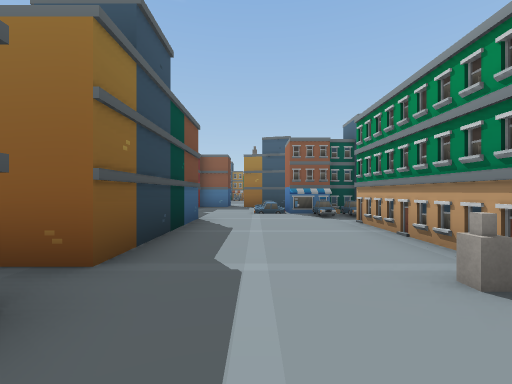
[1] (above)

24 first-person views from a walk through a Unity game level. The camera is 1.3 m above the floor, looks level and sees 90° across. The floor is counted in squares, 2.02 m on a side. Each view is taken from the middle of a square. On the plan, view 1 faces up. The plan holds only what a view shows up to about 9 squares ahead; the rest is blank. The place goes on beyond the plan. The player is left out.

[2]
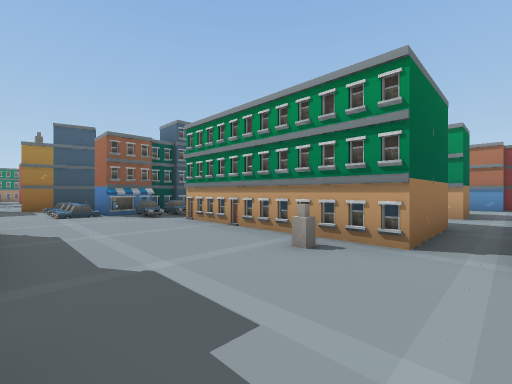

[3]
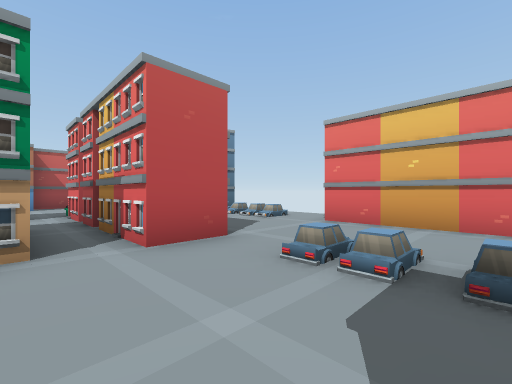

[4]
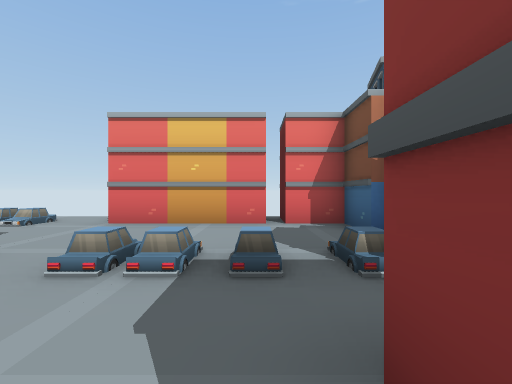

[5]
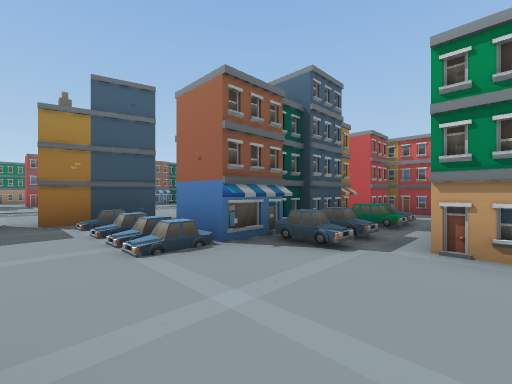

[6]
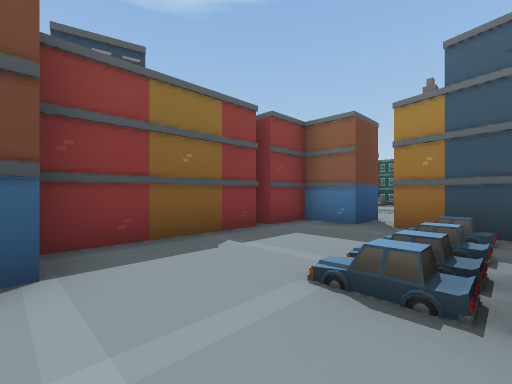

[7]
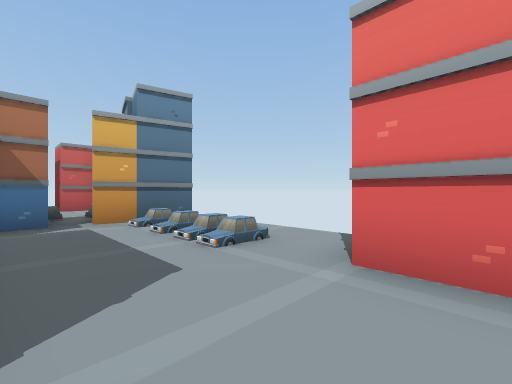

[8]
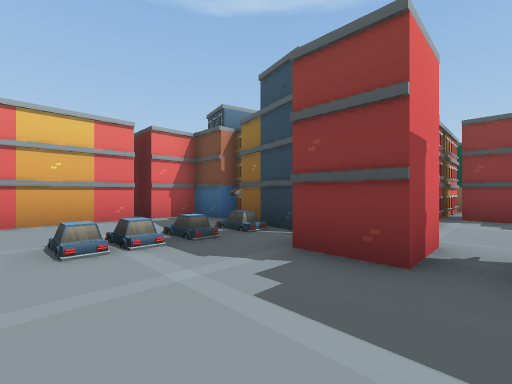

[9]
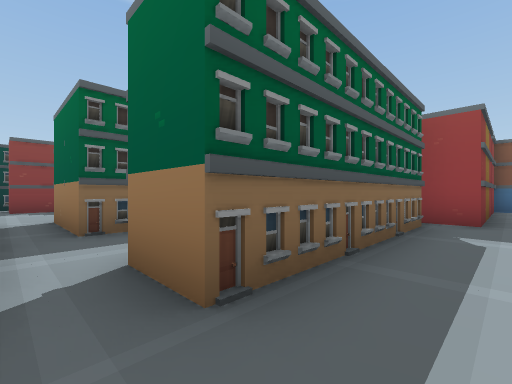

[10]
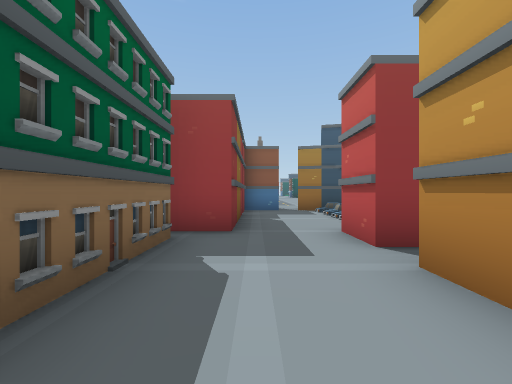

[11]
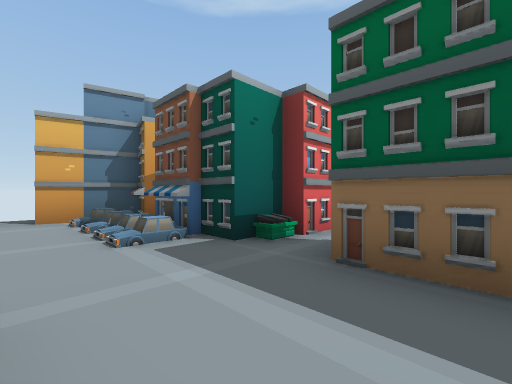

[12]
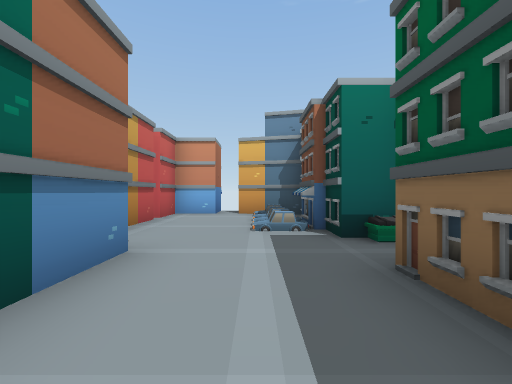

[13]
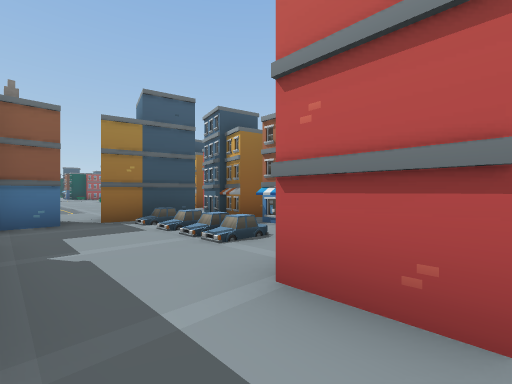

[14]
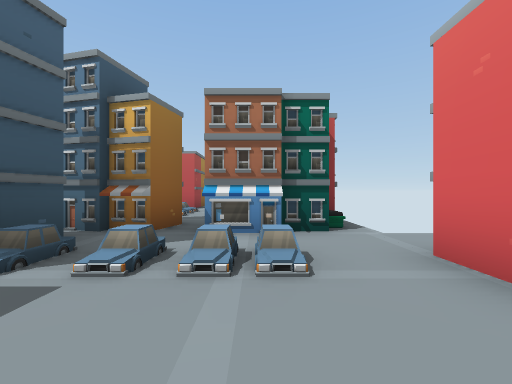

[15]
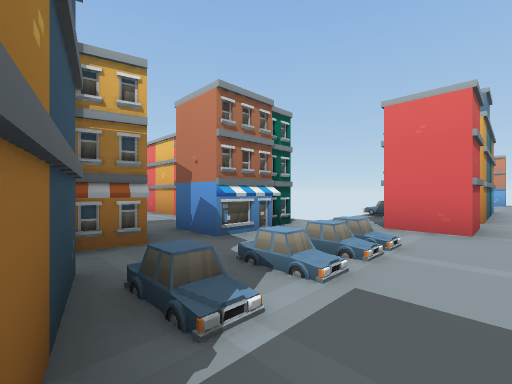

[16]
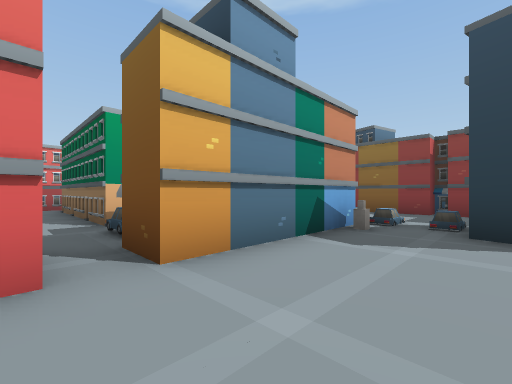

[17]
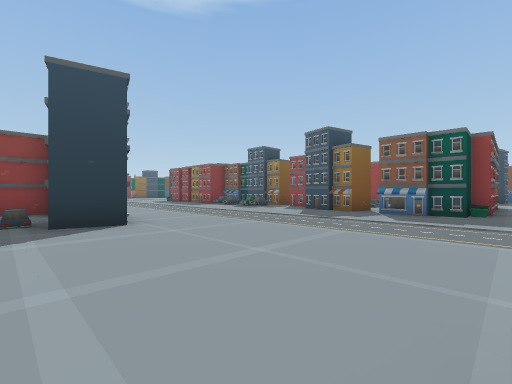

[18]
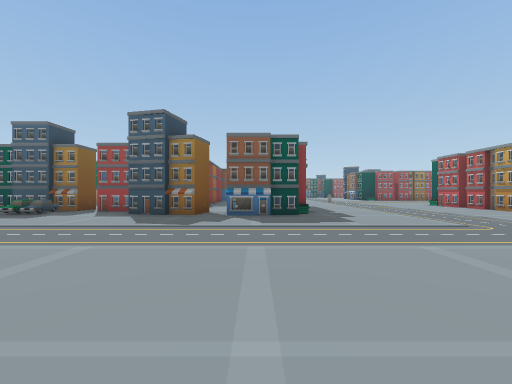

[19]
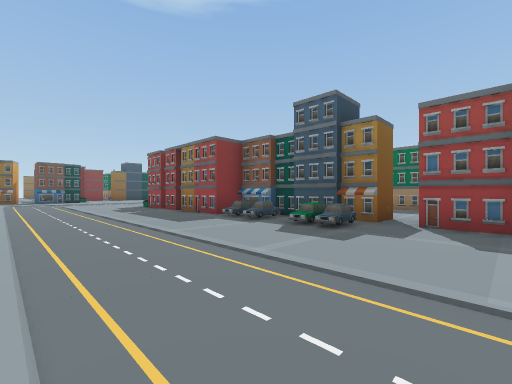

[20]
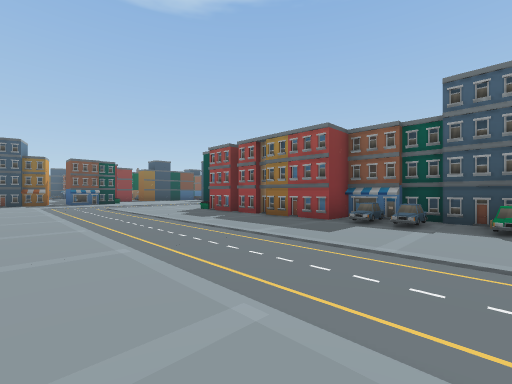

[21]
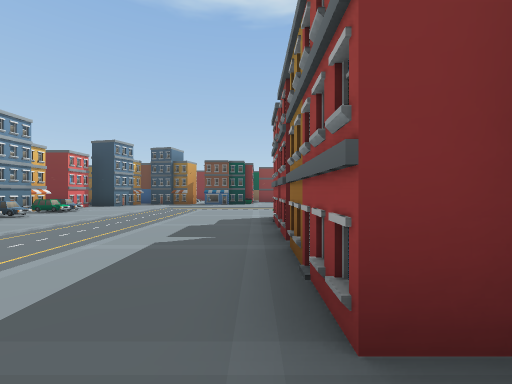

[22]
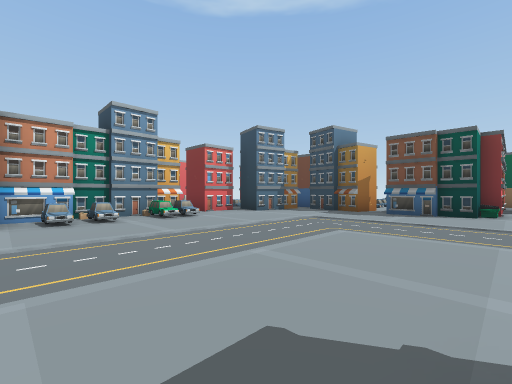

[23]
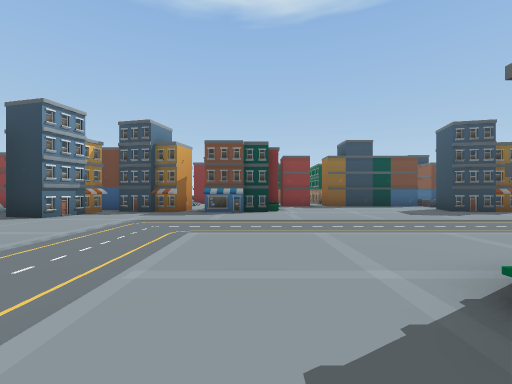

[24]
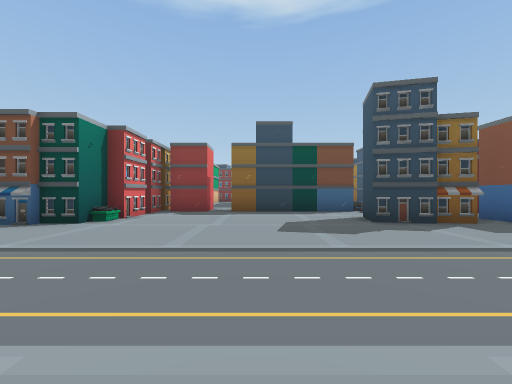

### Floor plan
Key: @ floor where view 1 was taken; # wall or solid block; x gap in a wall; . floor; B building; T bottle; U dumpster; O other object.
Columns run from 21 left of view 1 to 18 right of it. Each row starts with its distance up from view 1.
 24 #..#...             B
 23 #.......            .
 22 #........           .      #.
 21 #.........          .      #.
 20 ..........      ########   #.......#
 19 #..........O#####OOOO..##. U.......
 18  ..U......................#.......
 17 ####.............................
 16    ##............................
 15    ..............................
 14    #.......................... ..
 13    #.........................  ..
 12    ###...O.O.      #. #......  .
 11      #..O.O##     ##.##......##.##.#
 10        #x###      #..O.......#..O..# OO
  9                   #..O.T.... #..O.....
  8                   #..O########..O.##...
  7                   #....OOOO..#.....U  ##
  6                    #............#. #
  5                    #....B   B...x.
  4                    #....BB  B...#O
  3                    #....B   B...#
  2               #........TBB  B...#
  1              ......#....BB  B...#
  0             x#####...@......U...##
 -1                   #OOO.######.O..#
 -2                   #.........##O..#
 -3                   #...........O..#
 -4                   #......OOO##O..#
 -5                   ##x###..  ###.##
 -6                                x

Where each view was taken, in squares from view 1:
view 1: 0 up, 0 right, facing up
view 2: 0 up, 1 left, facing up-right
view 3: 1 up, 1 left, facing down-right
view 4: 1 up, 1 left, facing down
view 5: 5 up, 1 left, facing up-right
view 6: 6 up, 1 right, facing up-left
view 7: 2 down, 1 right, facing down-right
view 8: 2 up, 1 right, facing down-left
view 9: 0 up, 9 right, facing up-left
view 10: 2 up, 9 right, facing up
view 11: 2 up, 10 right, facing down-left
view 12: 3 up, 9 right, facing down
view 13: 5 up, 9 right, facing up-right
view 14: 8 up, 9 right, facing right
view 15: 11 up, 10 right, facing down-right
view 16: 11 up, 6 right, facing down-left
view 17: 10 up, 7 right, facing up-left
view 18: 11 up, 5 right, facing up
view 19: 14 up, 1 right, facing up-left
view 20: 13 up, 2 left, facing up-left
view 21: 18 up, 4 left, facing left
view 22: 18 up, 9 left, facing down-left
view 23: 17 up, 9 left, facing left
view 24: 21 up, 12 left, facing left
